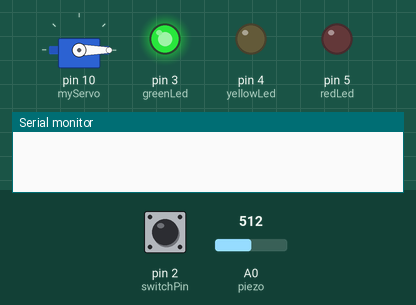
Simulated run of this sketch. Board: Arduino Uno, built with avr-gcc and run on an emulated ATmega328P. Parts: servo, output pins drawn as LEDs (lit = HIGH), the last lines printed to the serial monitor. The test bench sets the inputs (shaded band); at power-on: pin 2 (switchPin) LOW, A0 (piezo) = 512.

Above: at 0.01 s.
At 1.4 s:
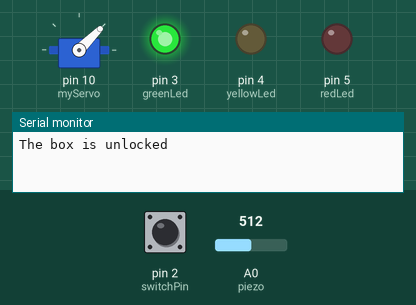
1.5 s: pin 2 (switchPin) pulled HIGH for 0.15 s
At 2.9 s:
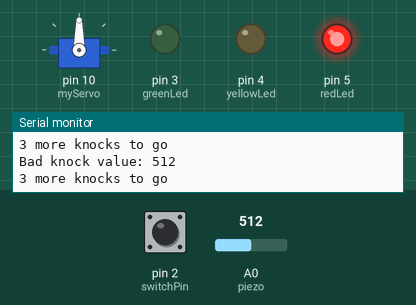
Timing chart, 0 to 4.5 s (numbered marks = the images above; inputs shaded):
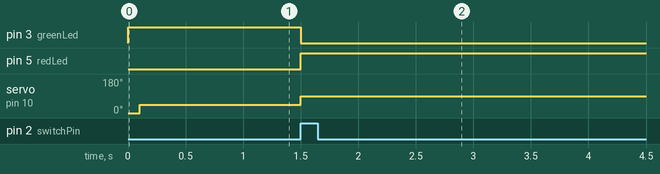

Measured:
- after the input at 1.5 s, pin 3 (greenLed): HIGH → LOW at once; pin 5 (redLed): LOW → HIGH at once; servo on pin 10 (myServo): 45° → 90° at once

The sketch:

knockLock.ino
```cpp
#include <Servo.h>
Servo myServo;

const int piezo = A0;
const int switchPin = 2;
const int yellowLed = 4;
const int greenLed = 3;
const int redLed = 5;

int knockVal; // will hold the value of the knock on the piezo
int switchVal; // will hold the value of wheather or not the switch is pressed

const int quietKnock = 10; // lower limit for the knock
const int loudKnock = 100; // upper limit for the allowed knock volume

boolean locked = false;
int numberOfKnocks = 0;

void setup(){
  myServo.attach(10); // says we will be using pin 9 to control the servo
  pinMode(yellowLed, OUTPUT);
  pinMode(redLed, OUTPUT);
  pinMode(greenLed, OUTPUT);
  pinMode(switchPin, INPUT);

  Serial.begin(9600);

  digitalWrite(greenLed, HIGH);
  myServo.write(0);
  delay(100);
  myServo.write(45);
  delay(100);
  Serial.println("The box is unlocked");
}

void loop(){
  if(locked == false){
    switchVal = digitalRead(switchPin);

    if(switchVal == HIGH){
      locked = true;
      digitalWrite(greenLed, LOW);
      digitalWrite(redLed, HIGH);
      myServo.write(90);
      Serial.println("The box is locked");
      delay(1000);
    }
  } else if(locked == true){
    knockVal = analogRead(piezo);

    if(numberOfKnocks < 3 && knockVal > 0){
      if(checkForKnock(knockVal) == true){
        numberOfKnocks++;
      }

      Serial.print(3-numberOfKnocks);
      Serial.println(" more knocks to go");
    }

    if(numberOfKnocks >= 3){
      locked = false;
      myServo.write(0);
      delay(20);
      digitalWrite(greenLed, HIGH);
      digitalWrite(redLed, LOW);
      Serial.println("The box is unlocked");
      numberOfKnocks = 0;
    }
  }
}

boolean checkForKnock(int knockValue){
  if(knockValue > quietKnock && knockValue < loudKnock){
    digitalWrite(yellowLed, HIGH);
    delay(50);
    digitalWrite(yellowLed, LOW);
    Serial.print("Valid knock of value: ");
    Serial.println(knockValue);

    return true;
  } else{
    Serial.print("Bad knock value: ");
    Serial.println(knockValue);

    return false;
  }
}
```
